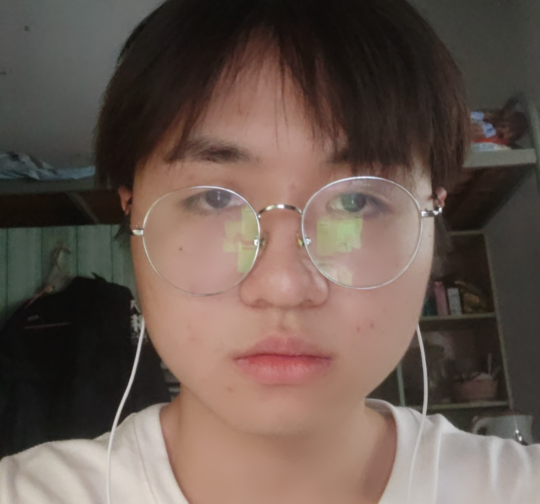
#> input picture meeting-人脸服务端（python）/facenet-retinaface-pytorch-main/face_living/images/sample/test1.jpeg, 1080 x 1008 px (shown at 1/2 size)
$ python imgtest.py
#> lines starting #> are read from the running program, lines starting #| are printed output that depends on the picture
from PIL import Image

def Image_PreProcessing():
	# 待处理图片存储路径
	im = Image.open('./images/sample/test1.jpeg')
#> im is the input picture: PIL image 1080x1008 RGB; mean R, G, B 104.4, 88.1, 79.9
	# Resize图片大小，入口参数为一个tuple，新的图片大小
	imBackground = im.resize((480,640))
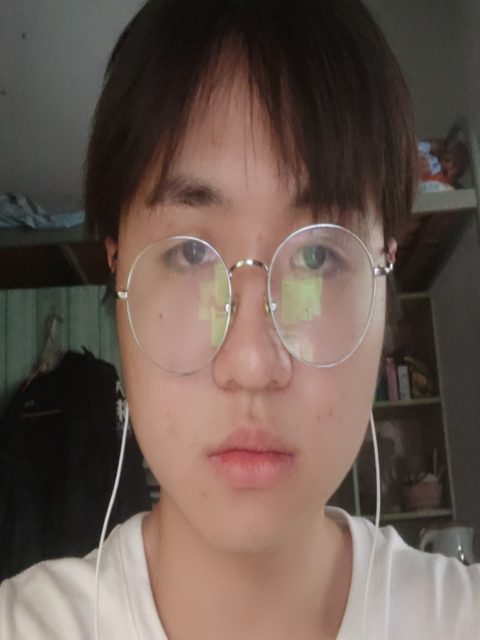
#> imBackground: PIL image 480x640 RGB; mean R, G, B 104.4, 88.1, 79.9
	#处理后的图片的存储路径，以及存储格式
	imBackground.save('./images/sample/13469358968.jpg','JPEG')
if __name__ == "__main__":
	Image_PreProcessing()

$ run again, with meeting-人脸服务端（python）/facenet-retinaface-pytorch-main/face_living/images/sample/image_F1.jpg copied over meeting-人脸服务端（python）/facenet-retinaface-pytorch-main/face_living/images/sample/test1.jpeg
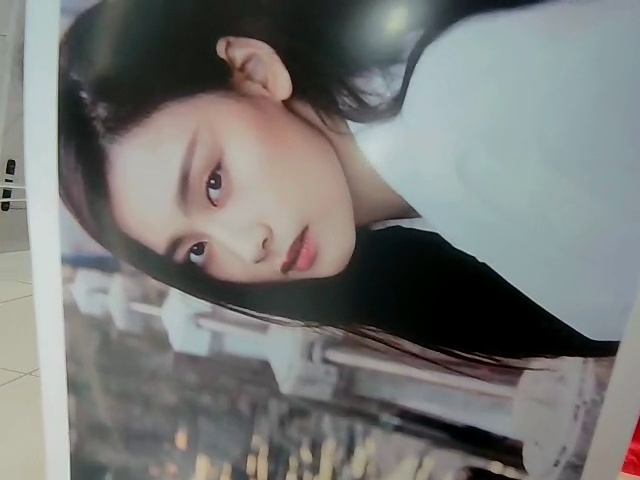
#> input picture meeting-人脸服务端（python）/facenet-retinaface-pytorch-main/face_living/images/sample/image_F1.jpg, 640 x 480 px
#> in Image_PreProcessing, im is the input picture: PIL image 640x480 RGB; mean R, G, B 119.5, 120.6, 118.6
#> in Image_PreProcessing, `imBackground = im.resize((480,640))`:
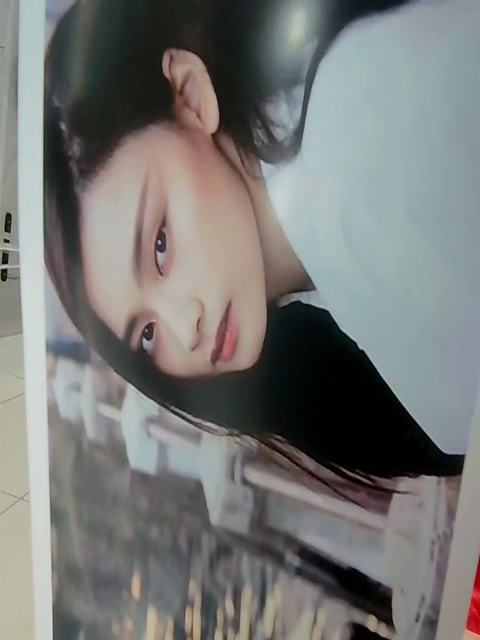
#> imBackground: PIL image 480x640 RGB; mean R, G, B 119.6, 120.6, 118.6

$ run again, with meeting-人脸服务端（python）/facenet-retinaface-pytorch-main/face_living/images/sample/image_F2.jpg copied over meeting-人脸服务端（python）/facenet-retinaface-pytorch-main/face_living/images/sample/test1.jpeg
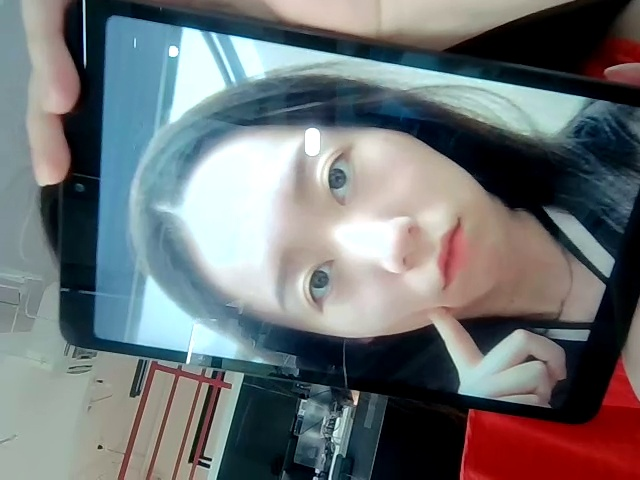
#> input picture meeting-人脸服务端（python）/facenet-retinaface-pytorch-main/face_living/images/sample/image_F2.jpg, 640 x 480 px
#> in Image_PreProcessing, im is the input picture: PIL image 640x480 RGB; mean R, G, B 110.1, 114.4, 116.7
#> in Image_PreProcessing, `imBackground = im.resize((480,640))`:
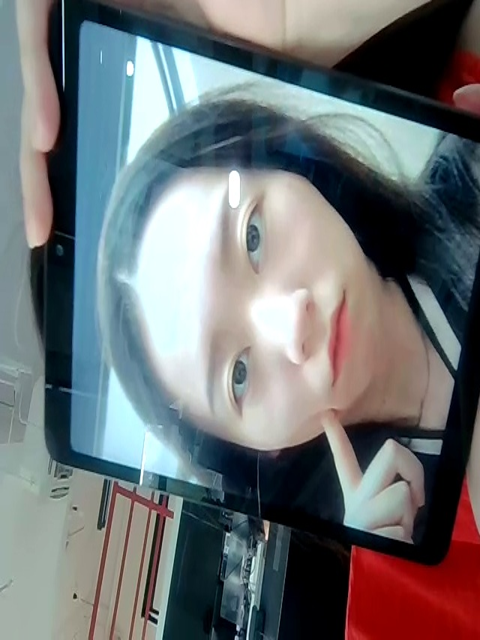
#> imBackground: PIL image 480x640 RGB; mean R, G, B 110.1, 114.4, 116.7
